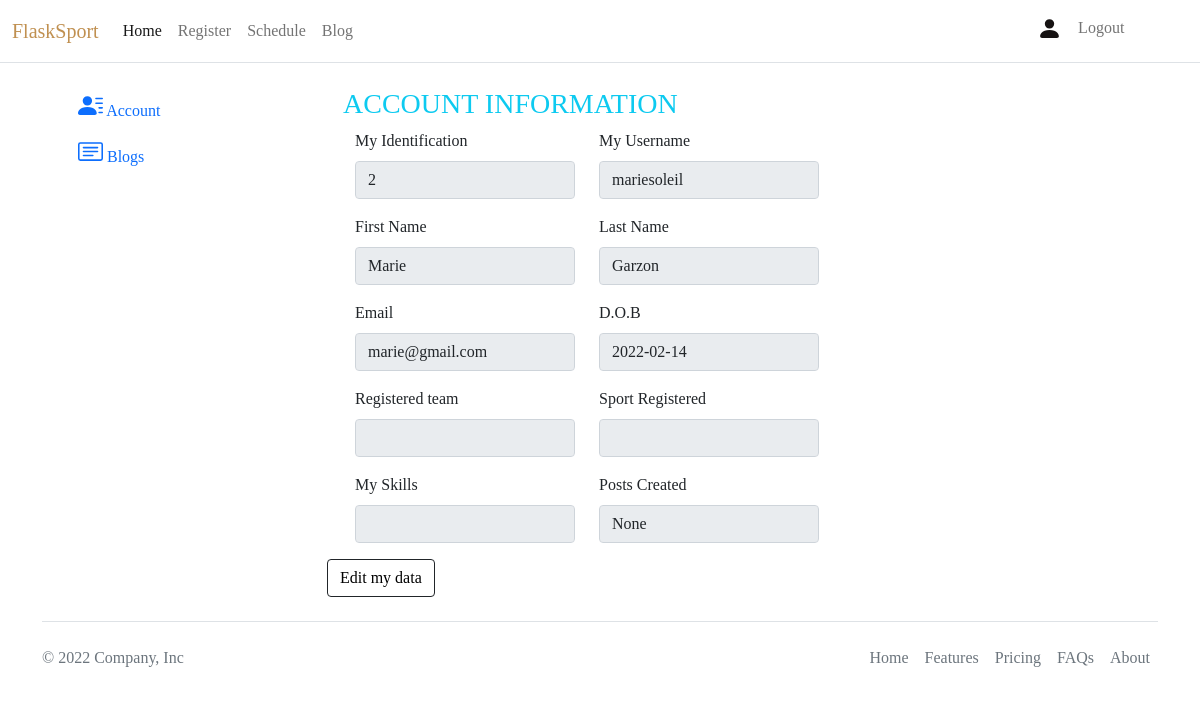
Page /user/user-profile/posts-created (signed in) on the earlier database version.
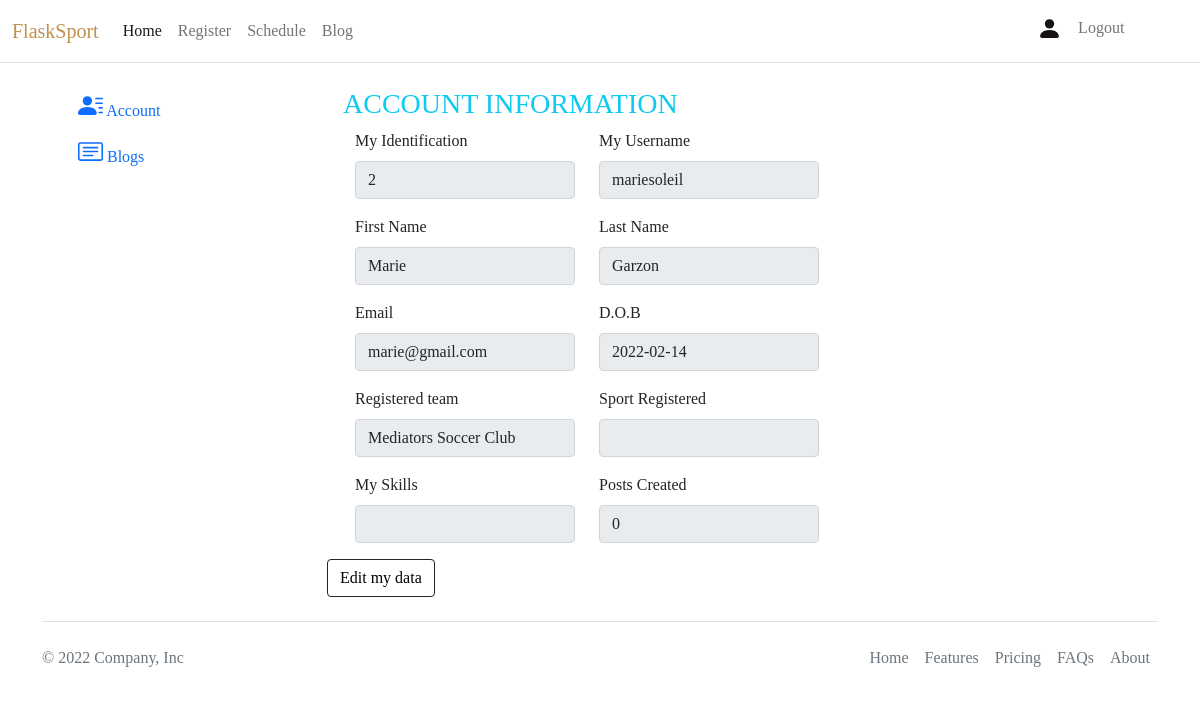
Same page on the later database version.
### sport/models.py (models this page shows, shortened)
class User(db.Model, UserMixin):
    id = db.Column(db.Integer(), primary_key=True)
    username = db.Column(db.String(length=20), nullable=False, unique=True)
    first_name = db.Column(db.String(length=30), nullable=False, unique=True)
    last_name = db.Column(db.String(length=20), nullable=False, unique=True)
    email = db.Column(db.String(length=20), nullable=False, unique=True)
    password_hash = db.Column(db.String(length=80), nullable=False)
    date_of_birth = db.Column(db.String(length=10), nullable=False)
    team_id = db.Column(
        db.Integer(), db.ForeignKey("team.id"), nullable=True
    )  # created only when the user registers for sport.
    is_registered = db.Column(
        db.Boolean(), nullable=True
    )  # updated when user registers.
    user_bookmarked = db.relationship("Bookmarks", backref="user", lazy=True)
    posts_created = db.relationship("Post", backref="user", lazy=True)
    player_attributes = db.relationship("Attributes", backref="user", lazy=True)
    @property
    def password(self):
        return self.password

### sport/routes.py (the view)
@app.route("/user/user-profile/personal-data", methods=["POST", "GET"])
@app.route("/user/user-profile/posts-created", methods=['POST', 'GET'])
@login_required
def view_user_profile():
    if request.method == "GET":
        blogs = Post.query.filter_by(creator_id=current_user.id).all()
        if current_user.team_id != None:
            team = Team.query.filter_by(id=int(current_user.team_id)).first()
            sport = Attributes.query.filter_by(id=int(current_user.id)).first()
            post = Post.query.filter_by(creator_id=int(current_user.id)).count()
        else:
            team = None
            sport = None
            post = None
        user_profile = ViewUserProfileForm()
        return render_template(
            "user/user-profile.html",
            user_profile=user_profile,
            team=team,
            sport=sport,
            post=post,
            blogs=blogs,
        )

### sport/forms.py
class ViewUserProfileForm(FlaskForm):
    id = StringField(label="My Identification", validators=[DataRequired()])
    username = StringField(label="My Username", validators=[DataRequired()])
    first_name = StringField(label="First Name", validators=[DataRequired()])
    last_name = StringField(label="Last Name", validators=[DataRequired()])
    email = StringField(label="Email", validators=[Email(), DataRequired()])
    date_of_birth = StringField(label="D.O.B", validators=[DataRequired()])
    team = StringField(label="Registered team", validators=[DataRequired()])
    sport = StringField(
        label="Sport Registered", validators=[DataRequired()]
    )  # retrieve from attributes
    post = StringField(
        label="Posts Created", validators=[DataRequired()]
    )  # retrieve from posts
    skill = StringField(
        label="My Skills", validators=[DataRequired()]
    )  # retrive from attrinutes

### sport/models.py (called while the page is built)
@login_manager.user_loader
def load_user(user_id):
    return User.query.get(int(user_id))

### sport/templates/user/user-profile.html (shortened to what the changed rows need)
{% extends 'base.html' %} {% block title %} {% endblock %} {% block content %}
<body>
    <div class="container">
        <div class="row">
            <div class="col-lg-8">
                <section id="section-account" class="tabcontent">
                    <form method="POST" class="form-rigister">
                        <br>
                        {% if current_user.is_authenticated %}
                        <fieldset disabled id="fieldset">
                            <div class="row ms-3">
                                <div class="col-lg-4 mb-3">
                                    {{user_profile.id.label(class="form-label")}}
                                    {{user_profile.id(class="form-control", autocomplete='off',
                                    placeholder='Indentity',value=current_user.id)}}
                                </div>
                                <div class="col-lg-4 mb-3">
                                    {{user_profile.username.label(class="form-label")}}
                                    {{user_profile.username(class="form-control",autocomplete='off',placeholder='User
                                    Name', value=current_user.username)}}
                                </div>
                            </div>
                            <div class="row ms-3">
                                <div class="col-lg-4 mb-3">
                                    {{user_profile.first_name.label(class="form-label")}}
                                    {{user_profile.first_name(class="form-control",autocomplete='off',placeholder='Team
                                    Name', value=current_user.first_name)}}
                                </div>
                                <div class="col-lg-4 mb-3">
                                    {{user_profile.last_name.label(class="form-label")}}
                                    {{user_profile.last_name(class="form-control",autocomplete='off',placeholder='Team
                                    Name', value=current_user.last_name)}}
                                </div>
                            </div>
                            <div class="row ms-3">
                                <div class="col-lg-4 mb-3">
                                    {{user_profile.email.label(class="form-label")}}
                                    {{user_profile.email(class="form-control", value=current_user.email)}}
                                </div>
                                <div class="col-lg-4 mb-3">
                                    {{user_profile.date_of_birth.label(class="form-label")}}
                                    {{user_profile.date_of_birth(class="form-control",
                                    value=current_user.date_of_birth)}}
                                </div>
                            </div>
                            <div class="row ms-3">
                                <div class="col-lg-4 mb-3">
                                    {{user_profile.team.label(class="form-label")}}
                                    {{user_profile.team(class="form-control", value=team.name)}}
                                </div>
                                <div class="col-lg-4 mb-3">
                                    {{user_profile.sport.label(class="form-label")}}
                                    {{user_profile.sport(class="form-control", value=sport.sports_registered)}}
                                </div>
                            </div>
                            <div class="row ms-3">
                                <div class="col-lg-4 mb-3">
                                    {{user_profile.skill.label(class="form-label")}}
                                    {{user_profile.skill(class="form-control", value=sport.skills_level)}}
                                </div>
                                <div class="col-lg-4 mb-3">
                                    {{user_profile.post.label(class="form-label")}}
                                    {{user_profile.post(class="form-control", value=post)}}
                                </div>
                            </div>
                        </fieldset>
                        {% endif %}
                    </form>
                </section>
            </div>
        </div>
    </div>
    {% endblock %}

Differences in the rows shown:
changed User "mariesoleil": team (not shown) → "Mediators Soccer Club"
Other differences:
form field post: "None" → "0"
